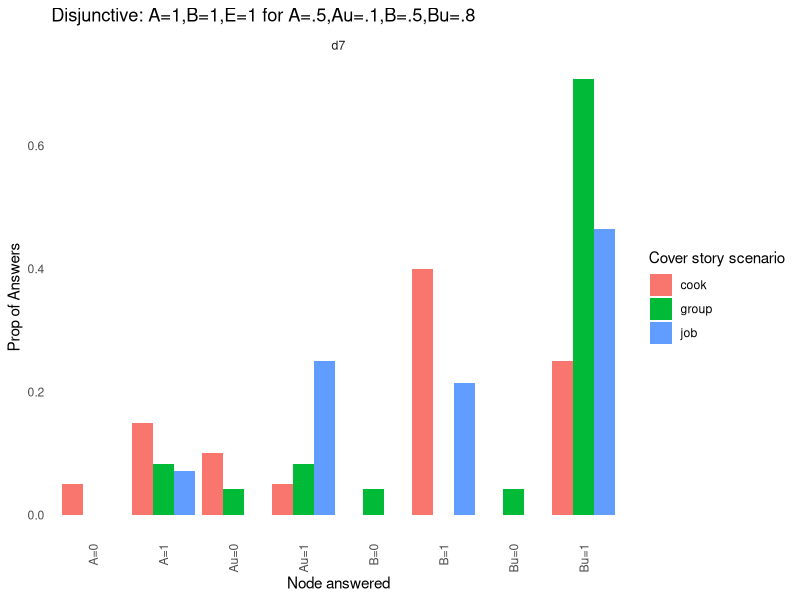
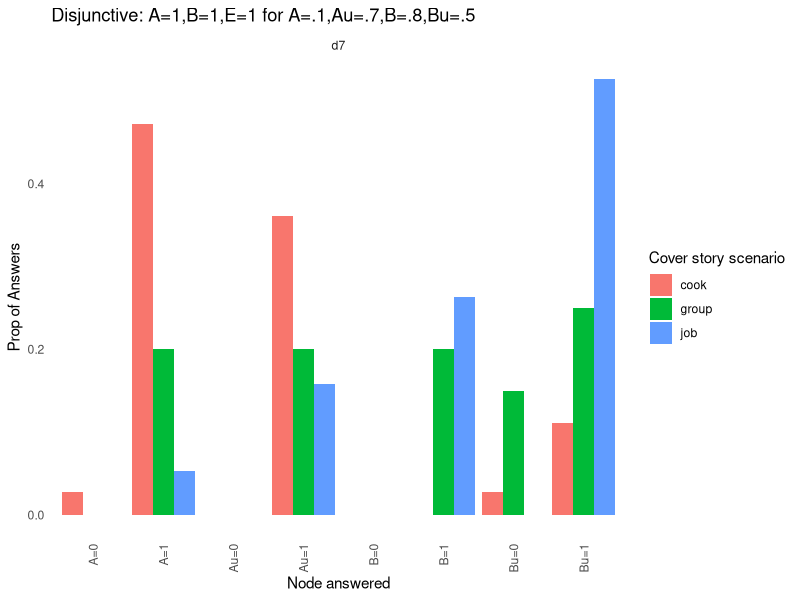

These figures' R source, in order:
## ---- chunk 1
knitr::opts_chunk$set(echo = TRUE)
library(tidyverse)
## ---- chunk 2
# set working directory: 
#setwd("~/Documents/GitHub/Collider_cognition/Main_scripts_newexp")
df2 <- read.csv("../Data/ppts.csv")
ansprops <- df2 %>% group_by(pgroup, trialtype, scenario, node3) %>% summarise(n=n())

names <- c(1:4)
ansprops[,names] <- lapply(ansprops[,names] , factor)

groupprops <- ansprops %>% group_by(pgroup) %>% summarise(n=n()) # 194, 212, 210. Next try within trialtype?
ttprops <- ansprops %>% group_by(pgroup, scenario, trialtype) %>% summarise(n=n()) # Each cell has 3-8, m+sd 5.7 + 1.14

ttgrp <- ansprops %>% group_by(pgroup, trialtype) %>% summarise(n=n()) # 13-21, m+sd 17.1 +2.0
## ---- chunk 3
pgroups <- c('1', '2', '3')
#pgroups <- c(1:3)
trialtypes <- unique(ansprops$trialtype)
## ---- chunk 4
pg1 <- ansprops %>% filter(pgroup==1, trialtype=='c1')
pg1wide <- pg1 %>% 
  pivot_wider(names_from = scenario, values_from = n, values_fill = 0)
## ---- chunk 5
results_list <- list()

for (pg in pgroups) {
  for (tt in trialtypes) {
    # Subset data for current combination 
    subset_df <- ansprops %>%
      filter(pgroup == pg, trialtype == tt)
    
    # Count occurrences of node3 by condition
    #counts <- subset_df %>%
      #count(node3, condition)
    
    # Widen the data
    wide_df <- subset_df %>%
      pivot_wider(names_from = scenario, values_from = n, values_fill = 0)
    
    # Convert to matrix for chisq.test
    mat <- as.matrix(wide_df[,-(1:3)])  # exclude text columns for a sec
    #row_sums <- rowSums(mat) # need to normalise because different totals may skew it
    #mat2 <- sweep(mat, 1, row_sums, "/")
    
    # Assign row names (node3 categories)
    rownames(mat) <- wide_df$node3
    
    if (all(dim(mat) > 1)) {
      test_result <- fisher.test(mat, simulate.p.value = TRUE, B = 10000)
      results_list[[paste(pg, tt, sep = "_")]] <- test_result
    } else {
      # Store NA if matrix too small for test
      results_list[[paste(pg, tt, sep = "_")]] <- NA
      
    }
  }
}
## ---- chunk 6
  pvals <- sapply(results_list, function(x) if (is.list(x)) x$p.value else NA)
print(pvals)
## ---- chunk 7
counts <- ansprops %>% group_by(pgroup, scenario, trialtype) %>% summarise(n=sum(n))
counts <- counts %>% pivot_wider(names_from = scenario, values_from = n, values_fill = 0)
## ---- chunk 8
sm <- ansprops %>% filter(pgroup %in% c(2,3), trialtype == 'd7')
smb <- sm %>% pivot_wider(names_from = node3, values_from = n, values_fill = 0)

# Calculate row sums for columns 4 to 11
row_sums <- rowSums(smb[, 4:11])
smb2 <- smb

# Normalize columns 4 to 11 by dividing by their row sums
smb2[, 4:11] <- sweep(smb[, 4:11], 1, row_sums, FUN = "/")

# Then go back to longer, urgh
smb2l <- smb2 %>%
  pivot_longer(
    cols = 4:11,
    names_to = "node3",   # name of the new column for the column names
    values_to = "prop"      # name of the new column for the values
  )

ggplot(smb2l %>% filter(pgroup==2), 
       aes(x = node3, y = prop, fill = scenario)) +
  geom_bar(stat = "identity", position = position_dodge()) +
  labs(x = "Node answered", y = "Prop of Answers", fill = "Cover story scenario", title = "Disjunctive: A=1,B=1,E=1 for A=.5,Au=.1,B=.5,Bu=.8") +
  facet_wrap(~trialtype) +
  theme_minimal() +
  theme(panel.grid = element_blank(),
               axis.text.x = element_text(angle = 90, vjust = 0.5, hjust=1)) 
        

ggplot(smb2l %>% filter(pgroup==3), 
       aes(x = node3, y = prop, fill = scenario)) +
  geom_bar(stat = "identity", position = position_dodge()) +
  labs(x = "Node answered", y = "Prop of Answers", fill = "Cover story scenario", title = "Disjunctive: A=1,B=1,E=1 for A=.1,Au=.7,B=.8,Bu=.5") +
  facet_wrap(~trialtype) +
  theme_minimal() +
  theme(panel.grid = element_blank(),
               axis.text.x = element_text(angle = 90, vjust = 0.5, hjust=1))

